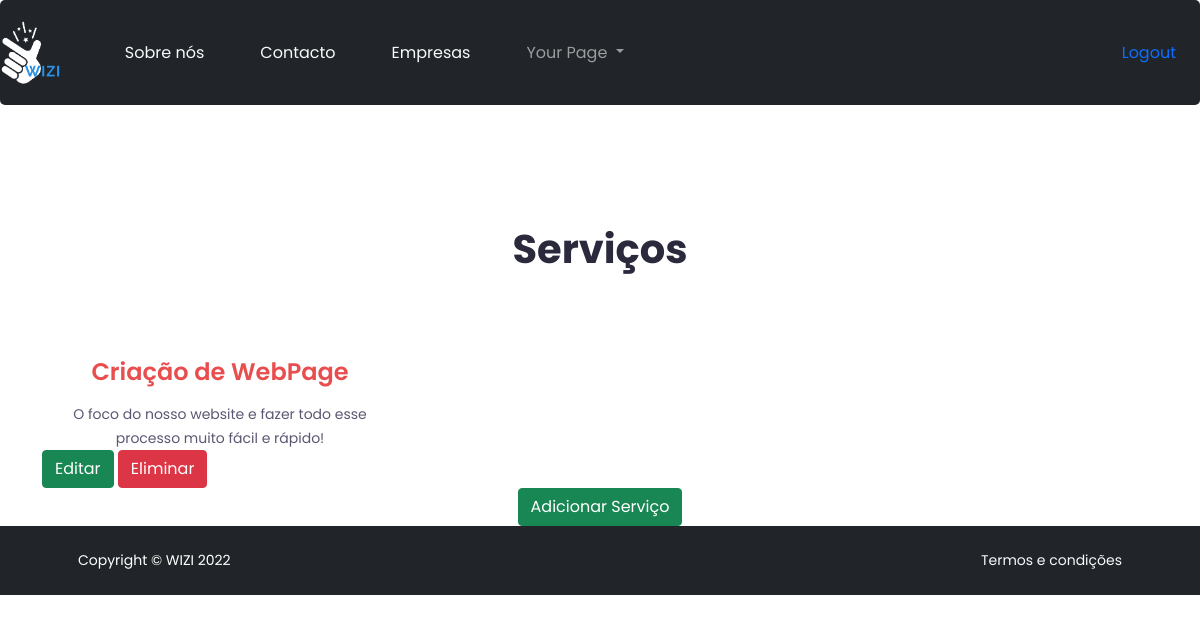
/service/ (signed in), run on an earlier commit of the app's database.
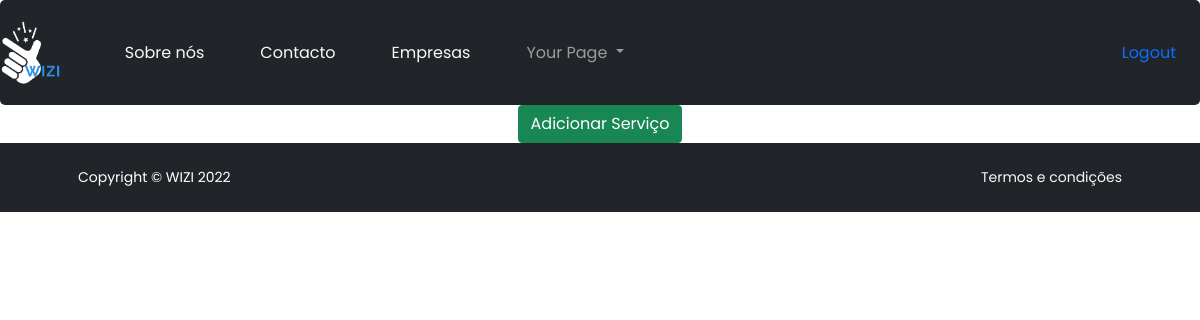
And on a later commit of the database.
### src/models.py (models this page shows)
class Service(models.Model):
    company = models.ForeignKey(Company, on_delete=models.CASCADE, default=None)
    title = models.CharField(max_length=25)
    desc = models.TextField(max_length=100, blank=True, null=True)

### src/views.py (the view)
# urls.py: path('service/', listing_service),
@login_required
def listing_service(request):
    try:
        company = Company.objects.get(user=request.user)
    except Company.DoesNotExist:
        company = None
    services = Service.objects.filter(company=company)
    context = {
        "services": services,
        "company": company,
    }
    return render (request, "list_service.html", context)

### templates/list_service.html (shortened to what this page needs)
{% extends 'base.html' %}
{% load static %}
{% block content %}
{% if company %}
    {% if services|length > 0 %}
        <section id="services" class="features_area pt-120 h-auto">
            <div class="container ">
                <div class="row  justify-content-center">
                    <div class="col-lg-6">
                        <div class="section_title text-center pb-25">
                            <h4 class="title wow fadeInUp" data-wow-duration="1.3s" data-wow-delay="0.2s">Serviços</h4>
                        </div>
                    </div>
                </div>
                    <div class="row">
                        <div class="col-lg-4 col-md-6">
                                {% for service in services %}
                                    <div class="single_features text-center mt-60 wow fadeInUp" data-wow-duration="1.3s"
                                        data-wow-delay="0.2s">
                                            <h4 class="features_title">{{ service.title }}</h4>
                                            <p>{{ service.desc }}</p>
                                    </div>
                                    <a href="/service/{{ service.id }}/update/"><button type="submit" class="btn btn-success">Editar</button></a>
                                    <a href="/service/{{ service.id }}/delete/"><button type="submit" class="btn btn-danger">Eliminar</button></a>
                                {% endfor %}
                        </div>
                    </div>
            </div>
        </section>
    {% endif %}
    <div class="d-flex align-items-center justify-content-center">
        <a href=" {% url 'create-service' %} "><button type="submit" class="btn btn-success">Adicionar Serviço</button></a>
    </div>
{% else %}
    <h1>E necessário ter uma página para adicionar serviços</h1>
    <br/>
    <a href="/services/"><button type="submit" class="btn btn-success">WIZI</button></a>
{% endif %}
{% endblock content %}

What changed in the data, as far as the page shows it:
removed Service: title "Criação de WebPage", desc "O foco do nosso website e fazer todo esse processo muito fácil e rápido!"
Also different on the page:
text no longer shown: "Serviços"
